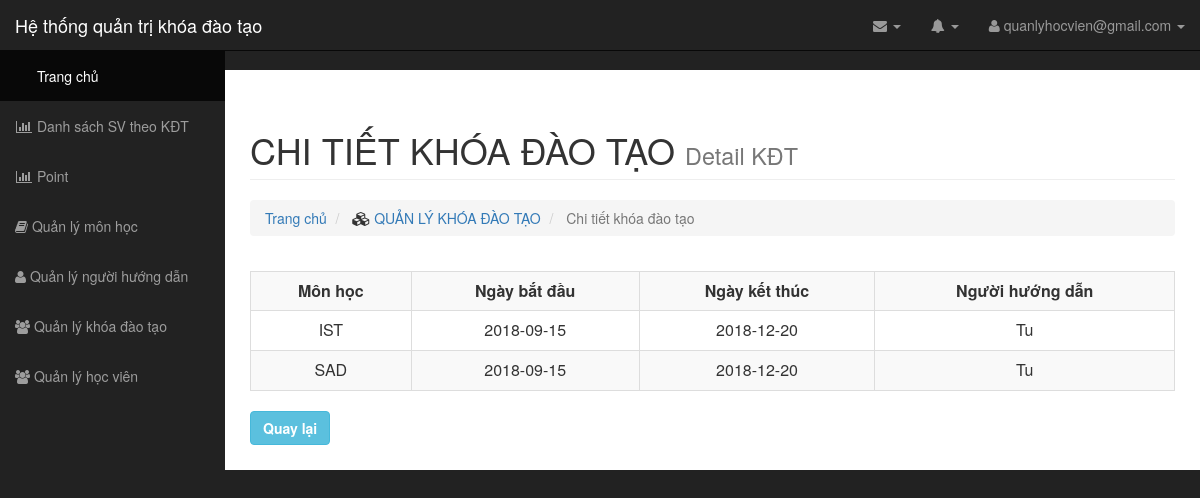
The app's page /teamplate/detail/detail_khoadaotao.php?course_id=3 with its own data.
### tables this page shows
CREATE TABLE `subject` (
  `subject_id` int(11) NOT NULL,
  `course_id` int(11) NOT NULL,
  `tutor_id` int(11) NOT NULL,
  `subject_name` varchar(255) NOT NULL,
  `subject_content` varchar(255) NOT NULL
);

CREATE TABLE `courses` (
  `course_id` int(11) NOT NULL,
  `course_name` varchar(255) NOT NULL,
  `courses_code` varchar(255) NOT NULL,
  `date_start` date NOT NULL,
  `date_end` date NOT NULL
);

CREATE TABLE `tutor` (
  `tutor_id` int(11) NOT NULL,
  `tutor_name` varchar(255) NOT NULL,
  `tutor_phone` int(11) NOT NULL,
  `tutor_email` varchar(255) NOT NULL,
  `tutor_skype` varchar(255) NOT NULL
);

### teamplate/detail/detail_khoadaotao.php (the view, shortened to what this page needs)
<?php
	include "../connect.php";
 ?>
<link rel="stylesheet" type="text/css" href="../../css/style.css">
<body>
	<div id="wrapper">
        <?php
            require_once '../../layout/menu.php';
         ?>
        <div id="page-wrapper">
            <div class="container-fluid">
		<div class="row">
            <div class="col-lg-12">
                <h1 class="page-header">
                    CHI TIẾT KHÓA ĐÀO TẠO
                    <small>Detail KĐT</small>
                </h1>
                <ol class="breadcrumb">
                    <li>
                          <a href="#">Trang chủ</a>
                    </li>
                    <li>
                        <i class="fa fa-cubes"></i><a href="http://localhost:8080/quanlyhocvien/admin/teamplate/list/list_hocvien.php"> QUẢN LÝ KHÓA ĐÀO TẠO</a>
                    </li>
                    <li class="active">
                        Chi tiết khóa đào tạo
                    </li>
                </ol>
            </div>
        </div>
         <div class="panel-body">
            <div class="table-responsive">
                <table class="table table-bordered table-hover table-striped">
					<tr>
						<th>Môn học</th>
						<th>Ngày bắt đầu</th>
						<th>Ngày kết thúc</th>
						<th>Người hướng dẫn</th>
					</tr>
        <tr>
          <?php
          $course_id=$_GET['course_id'];
          $query2="SELECT * FROM  courses, subject, tutor WHERE courses.course_id=subject.course_id && subject.tutor_id=tutor.tutor_id && courses.course_id=$course_id";
            $result1=mysqli_query($conn,$query2) or die("Loi truy van". mysqli_error($conn));
            while ($rows=mysqli_fetch_array($result1,MYSQLI_ASSOC)) {
                 ?>
          <td><?php echo $rows['subject_name']; ?></td>
          <td><?php echo $rows['date_start']; ?></td>
          <td><?php echo $rows['date_end']; ?></td>
          <td><?php echo $rows['tutor_name']; ?></td>
        </tr>
        <?php
             }
           ?>
				</table>
        <button type="button" class='btn btn-info'><a href="../list/list_khoadaotao.php"> Quay lại</a></button>
			</div>
		</div>
	</div>
</div>

### css/sb-admin.css (style rules this page uses)
body { margin-top: 100px; background-color: #222; }
@media (min-width:768px) { body { margin-top: 50px; } }
#wrapper { padding-left: 0; }
#page-wrapper { width: 100%; padding: 0; background-color: #fff; }
@media (min-width:768px) { #wrapper { padding-left: 225px; } }
@media (min-width:768px) { #page-wrapper { padding: 10px; } }

### css/style.css (style rules this page uses)
.row { padding-top: 10px; }
.table tr th { text-align: center; }
.table tr td { text-align: center; }
.panel-body { padding: 15px 0; }
button>a { color: #fff; font-weight: 600; }

### records on screen
subject: subject_name "IST", course.date_start "2018-09-15", course.date_end "2018-12-20", tutor.tutor_name "Tu"
subject: subject_name "SAD", course.date_start "2018-09-15", course.date_end "2018-12-20", tutor.tutor_name "Tu"
